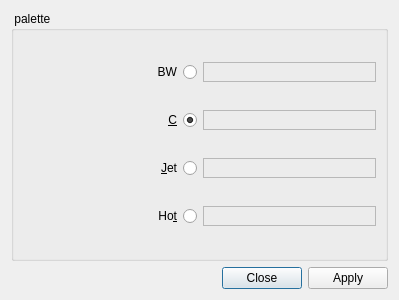
<?xml version="1.0" encoding="UTF-8"?>
<ui version="4.0">
 <class>ConfDialog</class>
 <widget class="QDialog" name="ConfDialog">
  <property name="geometry">
   <rect>
    <x>0</x>
    <y>0</y>
    <width>399</width>
    <height>300</height>
   </rect>
  </property>
  <property name="windowTitle">
   <string>Dialog</string>
  </property>
  <layout class="QVBoxLayout" name="verticalLayout">
   <item>
    <widget class="QGroupBox" name="palette_groupBox">
     <property name="title">
      <string> palette </string>
     </property>
     <layout class="QGridLayout" name="gridLayout_3">
      <item row="0" column="0">
       <widget class="QRadioButton" name="bw_radioButton">
        <property name="layoutDirection">
         <enum>Qt::RightToLeft</enum>
        </property>
        <property name="text">
         <string>BW</string>
        </property>
        <property name="paletteName" stdset="0">
         <string>bw</string>
        </property>
       </widget>
      </item>
      <item row="0" column="1">
       <widget class="QLabel" name="palette_BW_label">
        <property name="frameShape">
         <enum>QFrame::StyledPanel</enum>
        </property>
        <property name="frameShadow">
         <enum>QFrame::Plain</enum>
        </property>
        <property name="text">
         <string/>
        </property>
        <property name="pixmap">
         <pixmap resource="confdialog.qrc">:/icons/paletteBW.png</pixmap>
        </property>
        <property name="alignment">
         <set>Qt::AlignRight|Qt::AlignTrailing|Qt::AlignVCenter</set>
        </property>
       </widget>
      </item>
      <item row="1" column="0">
       <widget class="QRadioButton" name="c_radioButton">
        <property name="layoutDirection">
         <enum>Qt::RightToLeft</enum>
        </property>
        <property name="text">
         <string>&amp;C</string>
        </property>
        <property name="checked">
         <bool>true</bool>
        </property>
        <property name="paletteName" stdset="0">
         <string>c</string>
        </property>
       </widget>
      </item>
      <item row="1" column="1">
       <widget class="QLabel" name="palette_C_label">
        <property name="frameShape">
         <enum>QFrame::StyledPanel</enum>
        </property>
        <property name="text">
         <string/>
        </property>
        <property name="pixmap">
         <pixmap resource="confdialog.qrc">:/icons/paletteC.png</pixmap>
        </property>
       </widget>
      </item>
      <item row="2" column="0">
       <widget class="QRadioButton" name="jet_radioButton">
        <property name="layoutDirection">
         <enum>Qt::RightToLeft</enum>
        </property>
        <property name="text">
         <string>&amp;Jet</string>
        </property>
        <property name="paletteName" stdset="0">
         <string>jet</string>
        </property>
       </widget>
      </item>
      <item row="2" column="1">
       <widget class="QLabel" name="palette_jet_label">
        <property name="frameShape">
         <enum>QFrame::StyledPanel</enum>
        </property>
        <property name="text">
         <string/>
        </property>
        <property name="pixmap">
         <pixmap resource="confdialog.qrc">:/icons/paletteJet.png</pixmap>
        </property>
       </widget>
      </item>
      <item row="3" column="0">
       <widget class="QRadioButton" name="hot_radioButton">
        <property name="layoutDirection">
         <enum>Qt::RightToLeft</enum>
        </property>
        <property name="text">
         <string>Ho&amp;t</string>
        </property>
        <property name="paletteName" stdset="0">
         <string>hot</string>
        </property>
       </widget>
      </item>
      <item row="3" column="1">
       <widget class="QLabel" name="palette_hot_label">
        <property name="frameShape">
         <enum>QFrame::StyledPanel</enum>
        </property>
        <property name="text">
         <string/>
        </property>
        <property name="pixmap">
         <pixmap resource="confdialog.qrc">:/icons/paletteHot.png</pixmap>
        </property>
       </widget>
      </item>
     </layout>
    </widget>
   </item>
   <item>
    <widget class="QDialogButtonBox" name="buttonBox">
     <property name="orientation">
      <enum>Qt::Horizontal</enum>
     </property>
     <property name="standardButtons">
      <set>QDialogButtonBox::Apply|QDialogButtonBox::Close</set>
     </property>
    </widget>
   </item>
  </layout>
 </widget>
 <resources>
  <include location="confdialog.qrc"/>
  <include location="../fermi/panels/instru/spectrometer/spectrometer.qrc"/>
 </resources>
 <connections>
  <connection>
   <sender>buttonBox</sender>
   <signal>accepted()</signal>
   <receiver>ConfDialog</receiver>
   <slot>accept()</slot>
   <hints>
    <hint type="sourcelabel">
     <x>248</x>
     <y>254</y>
    </hint>
    <hint type="destinationlabel">
     <x>157</x>
     <y>274</y>
    </hint>
   </hints>
  </connection>
  <connection>
   <sender>buttonBox</sender>
   <signal>rejected()</signal>
   <receiver>ConfDialog</receiver>
   <slot>reject()</slot>
   <hints>
    <hint type="sourcelabel">
     <x>316</x>
     <y>260</y>
    </hint>
    <hint type="destinationlabel">
     <x>286</x>
     <y>274</y>
    </hint>
   </hints>
  </connection>
 </connections>
</ui>
